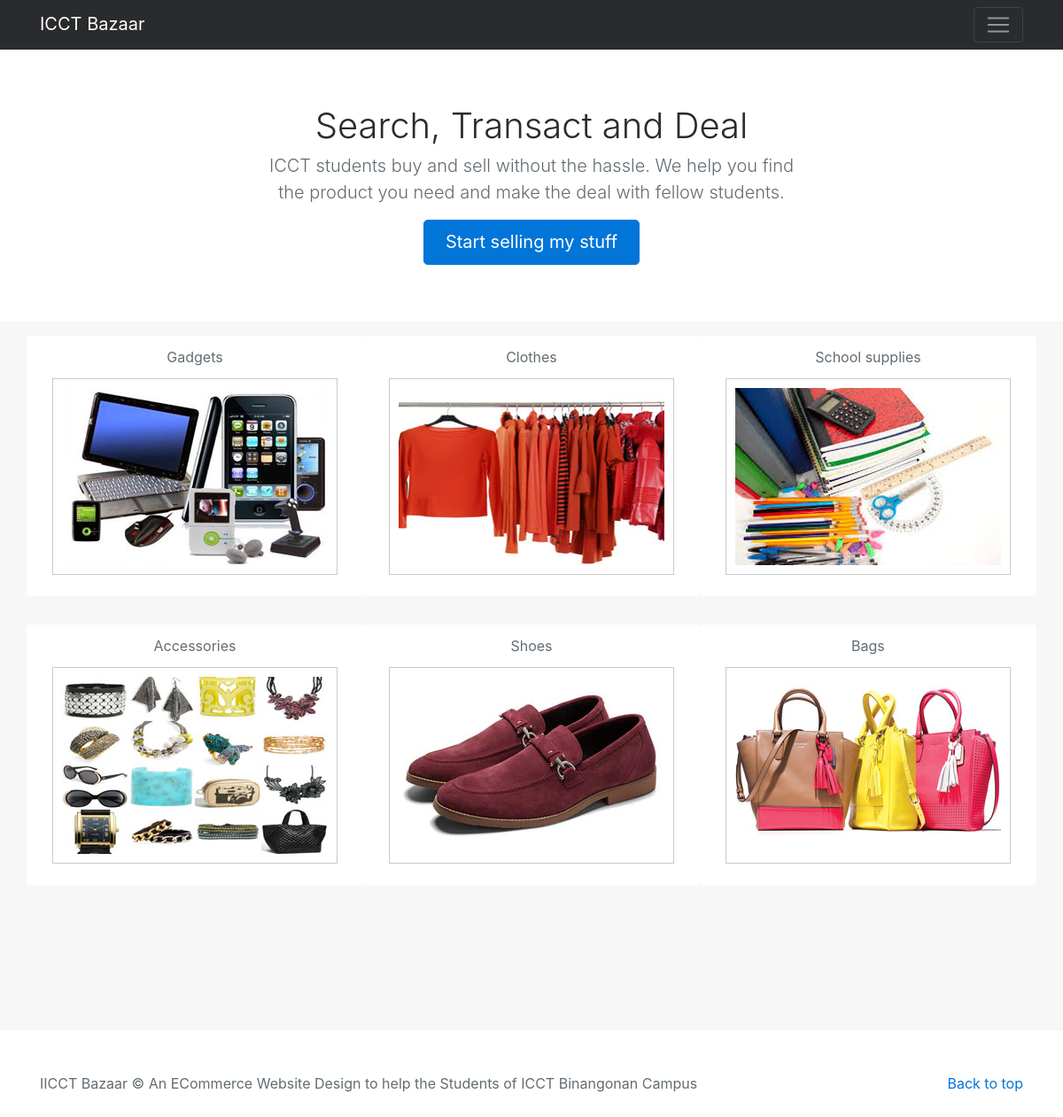
The page / on the database its author committed.
### tables this page shows
CREATE TABLE `tb_site_info` (
  `id` int(11) NOT NULL,
  `title` varchar(50) NOT NULL,
  `tagline` text NOT NULL
);

CREATE TABLE `tb_item_category` (
  `id` int(11) NOT NULL,
  `name` varchar(50) NOT NULL,
  `image_url` text NOT NULL
);

### lib/meekrodb.2.3.class.php (called while the page is built, shortened)
<?php
class DB {
  protected static $mdb = null;
  public static function getMDB() {
    $mdb = DB::$mdb;
    if ($mdb === null) {
      $mdb = DB::$mdb = new MeekroDB();
    }
    $db_class_vars = get_class_vars('DB');
    return $mdb;
  }
  public static function query() { $args = func_get_args(); return call_user_func_array(array(DB::getMDB(), 'query'), $args); }
  public static function queryFirstRow() { $args = func_get_args(); return call_user_func_array(array(DB::getMDB(), 'queryFirstRow'), $args); }
}
class MeekroDB {
  public $dbName = '';
  public $user = '';
  public $password = '';
  public $host = 'localhost';
  public $port = null;
  public $encoding = 'latin1';
  public $connect_options = array(MYSQLI_OPT_CONNECT_TIMEOUT => 30);
  public $internal_mysql = null;
  public function __construct($host=null, $user=null, $password=null, $dbName=null, $port=null, $encoding=null) {
    if ($host === null) $host = DB::$host;
    if ($user === null) $user = DB::$user;
    if ($password === null) $password = DB::$password;
    if ($dbName === null) $dbName = DB::$dbName;
    if ($port === null) $port = DB::$port;
    if ($encoding === null) $encoding = DB::$encoding;
    $this->host = $host;
    $this->user = $user;
    $this->password = $password;
    $this->dbName = $dbName;
    $this->port = $port;
    $this->encoding = $encoding;
  }
  public function get() {
    $mysql = $this->internal_mysql;
    if (!($mysql instanceof MySQLi)) {
      if (! $this->port) $this->port = ini_get('mysqli.default_port');
      $mysql = new mysqli();
      foreach ($this->connect_options as $key => $value) {
        $mysql->options($key, $value);
      }
      $mysql->set_charset($this->encoding);
      $this->internal_mysql = $mysql;
    }
    return $mysql;
  }
  protected function preparseQueryParams() {
    $args = func_get_args();
    $sql = trim(strval(array_shift($args)));
    $args_all = $args;
    if (count($args_all) == 0) return array($sql);
    $chunkyQuery = array();
    return $chunkyQuery;
  }
  protected function parseQueryParams() {
    $args = func_get_args();
    $chunkyQuery = call_user_func_array(array($this, 'preparseQueryParams'), $args);
    $query = '';
    foreach ($chunkyQuery as $chunk) {
      if (is_string($chunk)) {
        $query .= $chunk;
        continue;
      }
      $result = '';
      $query .= $result;
    }
    return $query;
  }
  protected function prependCall($function, $args, $prepend) { array_unshift($args, $prepend); return call_user_func_array($function, $args); }
  public function query() { $args = func_get_args(); return $this->prependCall(array($this, 'queryHelper'), $args, 'assoc'); }
  protected function queryHelper() {
    $args = func_get_args();
    $type = array_shift($args);
    $db = $this->get();
    $is_buffered = true;
    $row_type = 'assoc';
    $full_names = false;
    $sql = call_user_func_array(array($this, 'parseQueryParams'), $args);
    $result = $db->query($sql, $is_buffered ? MYSQLI_STORE_RESULT : MYSQLI_USE_RESULT);
    $return = array();
    while ($row = ($row_type == 'assoc' ? $result->fetch_assoc() : $result->fetch_row())) {
      $return[] = $row;
    }
    return $return;
  }
  public function queryFirstRow() {
    $args = func_get_args();
    $result = call_user_func_array(array($this, 'query'), $args);
    return reset($result);
  }
}
?>

### includes/database.php (called while the page is built, shortened)
<?php
include('lib/meekrodb.2.3.class.php');
$site_data = DB::queryFirstRow("SELECT * FROM tb_site_info");
$item_categories = DB::query("SELECT * FROM tb_item_category");

### index.php (the view)
<?php include('includes/header.php'); ?>
    <section class="jumbotron text-center">
      <div class="container">
        <h1 class="jumbotron-heading">Search, Transact and Deal</h1>
        <p class="lead text-muted"><?php echo $site_data['tagline']; ?></p>
        <p>
          <a href="#" class="btn btn-lg btn-primary">Start selling my stuff</a>
        </p>
      </div>
    </section>
    <div class="album text-muted">
      <div class="container">
        <div class="row">
          <?php foreach($item_categories as $key=>$category){ ?>
          <div class="card text-center">
            <?php echo $category['name']; ?>
            <img src="<?php echo $category['image_url'] ?>" alt="<?php echo $category['name']; ?>">
          </div>
          <?php } ?>
        </div>
      </div>
    </div>
  <?php include('includes/footer.php'); ?>

### includes/header.php (shortened to what this page needs)
<?php include('includes/database.php'); ?>
<!DOCTYPE html>
<html lang="en">
  <head>
    <link href="dist/css/bootstrap.min.css" rel="stylesheet">
    <link href="css/album.css" rel="stylesheet">
  </head>
  <body>
    <div class="navbar navbar-inverse bg-inverse">
      <div class="container d-flex justify-content-between">
        <a href="#" class="navbar-brand"><?php echo $site_data['title']; ?></a>
        <button class="navbar-toggler" type="button" data-toggle="collapse" data-target="#navbarHeader" aria-controls="navbarHeader" aria-expanded="false" aria-label="Toggle navigation">
          <span class="navbar-toggler-icon"></span>
        </button>
      </div>
    </div>

### includes/footer.php (shortened to what this page needs)
  <footer class="text-muted">
      <div class="container">
        <p class="float-right">
          <a href="#">Back to top</a>
        </p>
        <p>IICCT Bazaar &copy; An ECommerce Website Design to help the Students of ICCT Binangonan Campus</p>
      </div>
    </footer>
  </body>
</html>

### css/album.css (style rules this page uses)
body { min-height: 75rem; }
.navbar { margin-bottom: 0; }
.jumbotron { padding-top: 4rem; padding-bottom: 4rem; margin-bottom: 0; background-color: #fff; }
.jumbotron p:last-child { margin-bottom: 0; }
.jumbotron-heading { font-weight: 300; }
.jumbotron .container { max-width: 40rem; }
.album { min-height: 50rem; padding-top: 1rem; padding-bottom: 1rem; background-color: #f7f7f7; }
.card { float: left; width: 33.333%; padding: .75rem; margin-bottom: 2rem; border: 0; display: inline-block; overflow: hidden; }
.card > img { margin-top: .75rem; margin-bottom: .75rem; border:1px solid #cacaca; padding:10px; -webkit-transition: all .2s ease; -moz-transition: all .2s ease; -ms-transition: all .2s ease; -o-transition: all .2s ease; transition: all .2s ease; vertical-align: middle; }
footer { padding-top: 3rem; padding-bottom: 3rem; }
footer p { margin-bottom: .25rem; }

### rows shown on the page
tb_site_info: title "ICCT Bazaar", tagline "ICCT students buy and sell without the hassle. We help you find the product you need and make the deal with fellow students."
tb_item_category: name "Gadgets", shows a picture
tb_item_category: name "Clothes", image_url (picture)
tb_item_category: name "School supplies", image_url (picture)
tb_item_category: name "Accessories", image_url (picture)
tb_item_category: name "Shoes", image_url (picture)
tb_item_category: name "Bags", image_url (picture)
